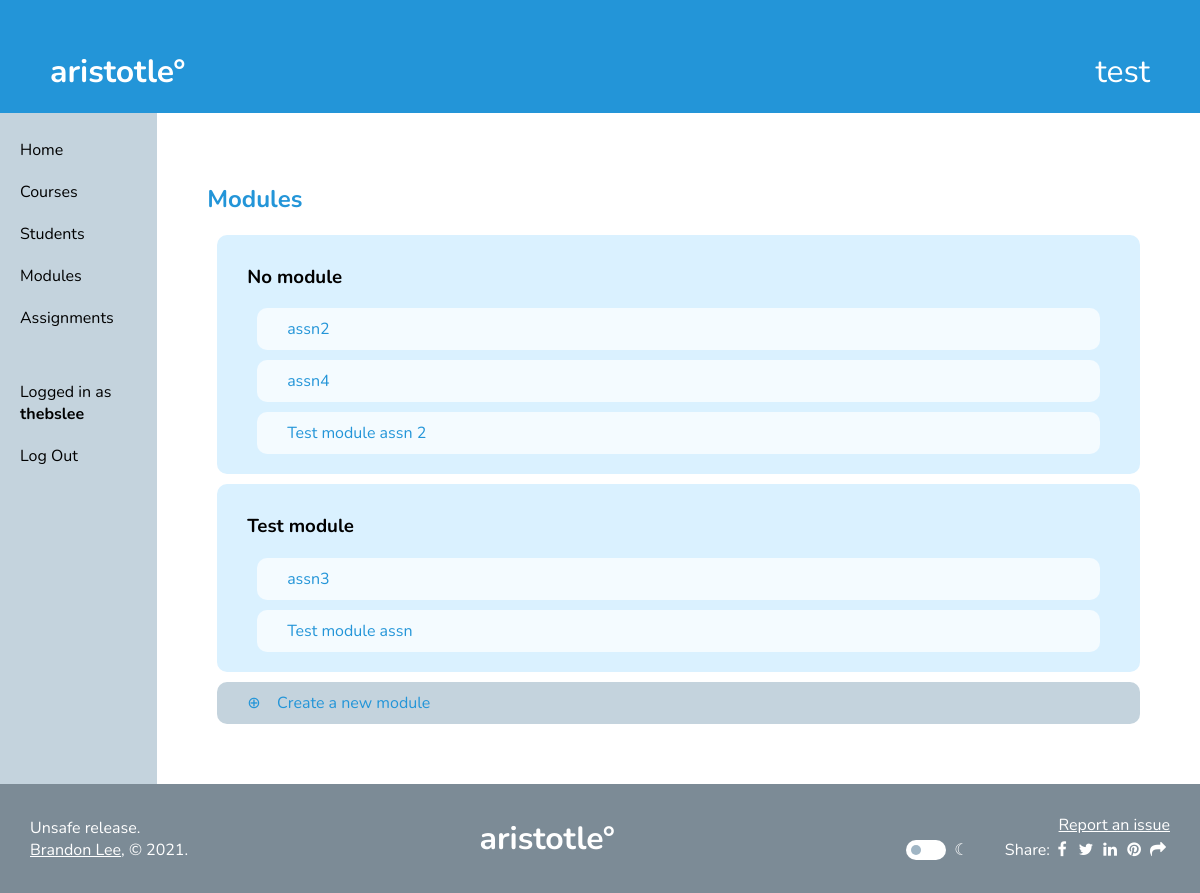
/forum/modules/ (signed in), run on the app's committed database.
### forum/models.py (models this page shows)
class Course(models.Model):
    name = models.CharField(max_length=100)
    owner = models.ForeignKey(
        settings.AUTH_USER_MODEL,
        on_delete=models.CASCADE,
        related_name='course_of_owner'
    )
    students = models.ManyToManyField(
        settings.AUTH_USER_MODEL,
        related_name='course_of_student',
        blank=True
    )
    uuid = models.UUIDField(
        default=uuid.uuid4,
        editable=False
    )

class Assignment(models.Model):
    course = models.ForeignKey(
        Course,
        on_delete=models.CASCADE,
        related_name='assignments_of_course'
    )
    module = models.ForeignKey(
        AssignmentModule,
        on_delete=models.CASCADE,
        related_name='assignments_of_module',
        null=True
    )
    title = models.CharField(max_length=100)
    start_datetime = models.DateTimeField(null=True, blank=True)
    end_datetime = models.DateTimeField(null=True, blank=True)
    description = models.TextField(max_length=10000, blank=True)
    total_points = models.FloatField(null=True, blank=True)

class AssignmentModule(models.Model):
    name = models.CharField(max_length=100)
    course = models.ForeignKey(
        Course,
        on_delete=models.CASCADE
    )
    class Meta:
        constraints = [
            models.UniqueConstraint(
                fields=['name', 'course'],
                name='unique name'
            )
        ]

### forum/views.py (the view)
# urls.py: path('modules/', views.modules, name='modules'),
def modules(request):
    if not request.user.is_authenticated:
        return redirect('home')
    context = alwaysContext(request)
    course = Course.objects.filter(id=request.session.get('selected_course_id')).first()
    context["modules"] = {"No module" : Assignment.objects.filter(course=course, module=None)}
    for module in AssignmentModule.objects.filter(course=course):
        context["modules"][module.name] = Assignment.objects.filter(course=course, module=module)
    return render(request, "modules.html", context)

### forum/views.py (called while the page is built)
def alwaysContext(request):
    return {
        "username": request.user.username,
        "selected_course": Course.objects.filter(id=request.session.get('selected_course_id')).first()
    }

### forum/templates/modules.html
{% extends 'base.html' %}
{% load static %}
{% block content %}
<h2>Modules</h2>
{% for module_name,module_assignments in modules.items %}
<div class="cutebox">
    <h3>{{module_name}}</h3>
    {% for assn in module_assignments %}
    <a href='{% url 'forum:assignmentdetails' assn.id %}'><div class="cutebox" style="background-color: var(--main-background-overlay)">{{assn.title}}</div></a>
    {% endfor %}
</div>
{% endfor %}
<a href="{% url 'forum:createmodule' %}"><div class="cutebox" style="background-color: var(--fog-gray);">&#8853;&nbsp;&nbsp;&nbsp;&nbsp;Create a new module</div></a>
{% endblock %}

### templates/base.html (shortened to what this page needs)
{% load static %}
<html>
    <head>
        <link rel="stylesheet" href="{% static 'css/main.css' %}">
        <link rel="stylesheet" href="{% static 'css/themeswitcher.css' %}">
    </head>
    <body>
        <a href="{% url 'home' %}">
            <div id=pagehead>
                <div style="display:flex; flex-direction: row; align-items: center;">
                    aristotle°
                </div>
                <div style="font-weight: normal">
                    {{selected_course.name}}
                </div>
            </div>
        </a>
        <div id="fullcontainer">
            {% if username %}
            <div id="navbar">
                <ul>
                    <a href="{% url 'home' %}"><li>Home</li></a>
                    <a href="{% url 'forum:courses' %}"><li>Courses</li></a>
                    {% if selected_course %}
                    {% if selected_course.owner == request.user %}<a href="{% url 'forum:students' %}"><li>Students</li></a>{% endif %}
                    <a href="{% url 'forum:modules' %}"><li>Modules</li></a>
                    <a href="{% url 'forum:assignments' %}"><li>Assignments</li></a>
                    {% endif %}
                </ul>
                <ul>
                    <li>Logged in as <b>{{username}}</b></li>
                    <a href="{% url 'authentication:logout' %}"><li>Log Out</li></a>
                </ul>
            </div>
            {% endif %}
            <div id="content">
                {% block content %}
                {% endblock %}
            </div>
        </div>
        <div id="pagefoot">
            <span>Unsafe release.<br><a href="http://brandonssandbox.com" style="color:var(--always-white); text-decoration: underline;">Brandon Lee</a>, &#169; 2021.</span>
            <a href="{% url 'home' %}" style="font-size: xx-large; font-weight: bold; color: white">aristotle°</a>
            <div>
                <div style="text-align: right;"><a href="https://github.com/dabslee/aristotle/issues" style="color:var(--always-white); text-decoration: underline;">Report an issue</a></div>
                <div>
                    <div class="theme-switch-wrapper">
                        <label class="theme-switch" for="checkbox">
                            <div class="slider round"></div>
                        </label>
                    <div style="font-style: normal;">&ensp;&#9790;</div>
                    &ensp;&ensp;&ensp;&ensp;
                    Share: <link rel="stylesheet" href="https://cdnjs.cloudflare.com/ajax/libs/font-awesome/4.7.0/css/font-awesome.min.css"><div id='shareLinks' style='display:flex;flex-direction:row;font-size: 16px;'> <a id="Facebook-share-icon" class="fa fa-facebook" target="_blank"></a> <a id="Twitter-share-icon" class="fa fa-twitter" target="_blank"></a> <a id="LinkedIn-share-icon" class="fa fa-linkedin" target="_blank"></a> <a id="Pinterest-share-icon" class="fa fa-pinterest" target="_blank"></a> <a class="fa fa-share" href="javascript:void(0);" onclick="copyUrlToClipboard()"></a> </div>
                </div>
            </div>
        </div>
    </body>
</html>

### static/css/main.css (style rules this page uses)
:root { --aristotle-blue: #2395d8; --aristotle-blue-text: #2395d8; --light-aristotle-blue: #daf1ff; --fog-gray: #c4d3dd; --dark-fog-gray: #a0b5c4; --extra-dark-fog-gray: #7c8b96; --main-font: 'Nunito'; --main-margin: 50px; --transition-time: 0.2s; --button-green: #33aa33; --button-red: #df3838; --white-text: white; --black-text: black; --main-background: white; --main-background-overlay: rgba(255, 255, 255, 0.7); --input-background: white; --always-white: white; --muted-gray: #eee; }
html { background-color: var(--main-background); transition: var(--transition-time); }
body { background-color: var(--main-background); font-family: var(--main-font); margin: 0px; display: flex; height: 100%; flex-direction: column; color: var(--black-text); transition: var(--transition-time); }
#pagehead { color: var(--always-white); background-color: var(--aristotle-blue); font-size: xx-large; font-weight: bold; padding: var(--main-margin); padding-bottom: 20px; justify-content: space-between; display: flex; flex-direction: row; transition: var(--transition-time); }
a { text-decoration: none; }
#fullcontainer { background-color: var(--main-background); display: flex; flex-direction: row; flex: 1; }
#pagefoot { display: flex; flex-direction: row; padding: 30px; min-height: fit-content; align-items: center; justify-content: space-between; color: var(--always-white); background-color: var(--extra-dark-fog-gray); transition: var(--transition-time); }
#content { background-color: var(--main-background); margin: var(--main-margin); width: 100%; height: fit-content; }
#navbar { background-color: var(--fog-gray); height: 100%; display: flex; flex-direction: column; width: 200px; transition: var(--transition-time); }
#navbar ul { list-style-type: none; padding-left: 0; }
#navbar li { padding: 10px 20px; color: var(--black-text); }
#navbar a li { cursor: pointer; }
h2 { color: var(--aristotle-blue-text); }
#fullcontainer a { color: var(--aristotle-blue-text); text-decoration: none; }
.cutebox { border-radius: 10px; background-color: var(--light-aristotle-blue); padding: 10px 30px; margin: 10px; }

### static/css/themeswitcher.css (style rules this page uses)
.theme-switch-wrapper { display: flex; align-items: center; }
.theme-switch { display: inline-block; height: 20px; position: relative; width: 40px; }
.slider { background-color: white; bottom: 0; cursor: pointer; left: 0; position: absolute; right: 0; top: 0; transition: var(--transition-time); }
.slider:before { background-color: var(--dark-fog-gray); bottom: 5px; content: ""; height: 10px; left: 5px; position: absolute; transition: .4s; width: 10px; }
.slider.round { border-radius: 34px; }
.slider.round:before { border-radius: 50%; }

### templates/base.html (style rules this page uses)
.fa { text-decoration: none; color: #ffffff; border-radius: 0%; padding: 2px; padding-top: 5px; padding-bottom: -1px; margin: 0 0px; width: 20px; height: 20px; text-align: center; }

### data on the page
Course: name "test"
Assignment: title "assn2"
Assignment: title "assn4"
Assignment: title "Test module assn 2"
AssignmentModule: modules "Test module"
Assignment: title "assn3"
Assignment: title "Test module assn"

### other printed values
{{ username }} "thebslee"
{{ module_name }} "No module"
